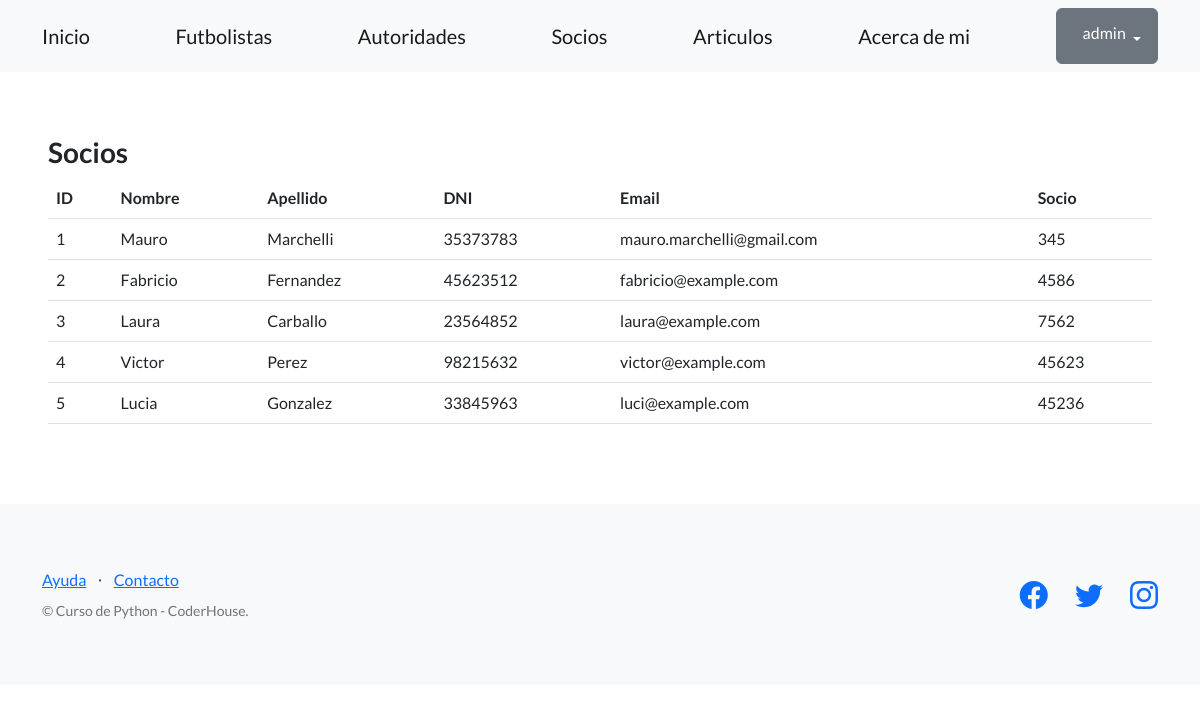
Page /control/socios/ (signed in) on the earlier database version.
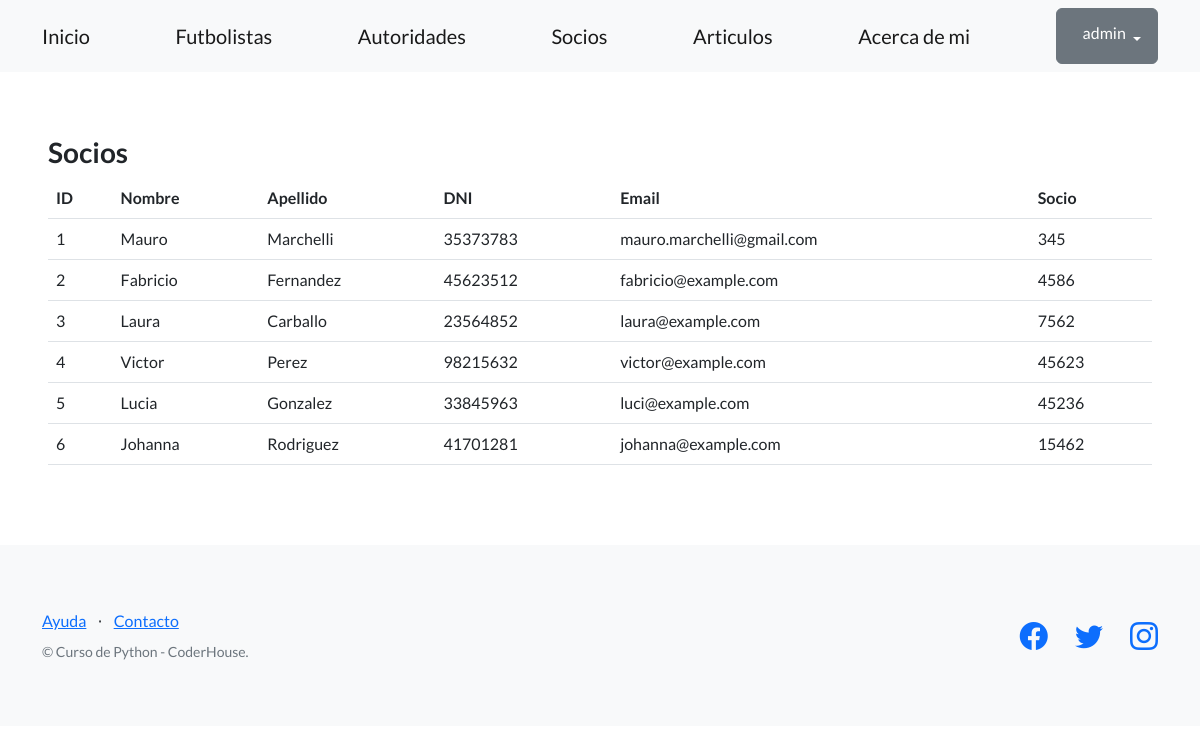
Same page on the later database version.
### Cuervo/models.py (models this page shows, shortened)
class Socio(models.Model):
    nombre = models.CharField(max_length=256)
    apellido = models.CharField(max_length=256)
    dni = models.CharField(max_length=32)
    email = models.EmailField(blank=True)
    socio_n = models.IntegerField(null=True)

### Cuervo/views.py (the view)
# urls.py: path("socios/", listar_socios, name="lista_socios"),
def listar_socios(request):
    contexto = {
        "socios": Socio.objects.all(),
    }
    http_response = render(
        request=request,
        template_name='Cuervo/lista_socios.html',
        context=contexto,
    )
    return http_response

### Cuervo/templates/Cuervo/lista_socios.html (shortened to what this page needs)
{% extends "templates/base.html" %}
{% block contenido %}
<h3>Socios </h3>
<table class="table">
  <tbody>
    <tr>
      <th>ID</th>
      <th>Nombre</th>
      <th>Apellido</th>
      <th>DNI</th>
      <th>Email</th>
      <th>Socio</th>
    </tr>
    {% for socio in socios %}
    <tr>
      <td>{{ socio.id }}</td>
      <td>{{ socio.nombre }}</td>
      <td>{{ socio.apellido }}</td>
      <td>{{ socio.dni }}</td>
      <td>{{ socio.email }}</td>
      <td>{{ socio.socio_n }}</td>
    </tr>
    {% endfor %}
  </tbody>
</table>
{% endblock contenido %}

Differences in the rows shown:
added Socio: id "6", nombre "Johanna", apellido "Rodriguez", dni "41701281", email "johanna@example.com", socio_n "15462"
